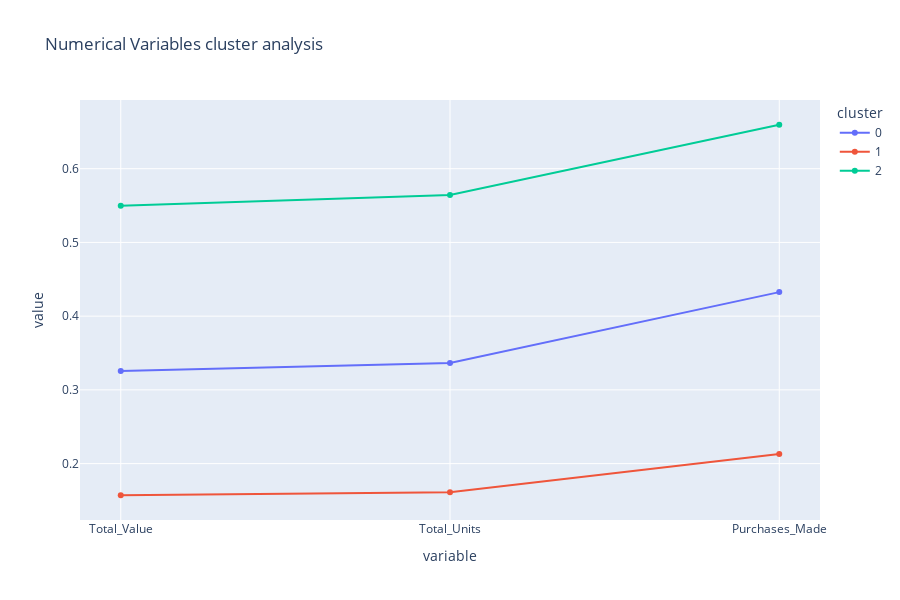

Write notebook code for a chart like this one.
### Code cell
fig_cust = px.line(melted_numerical, x = "variable", y = "value", color = 'cluster', title='Numerical Variables cluster analysis',\
                   height=600, width=900, ).update_traces(mode='lines+markers') #y_title = '% of orders with that Product Family (Unscaled)'
fig_cust.show()

### Figure 1 — Plotly figure (JSON) as saved in the notebook; plotly's stock layout.template omitted (floating-point values rounded to 4 significant figures)
{"data": [{"hovertemplate": "cluster=0<br>variable=%{x}<br>value=%{y}<extra></extra>", "legendgroup": "0", "line": {"color": "#636efa", "dash": "solid"}, "mode": "lines+markers", "name": "0", "orientation": "v", "showlegend": true, "type": "scatter", "x": ["Total_Value", "Total_Units", "Purchases_Made"], "xaxis": "x", "y": [0.3255, 0.3364, 0.4326], "yaxis": "y"}, {"hovertemplate": "cluster=1<br>variable=%{x}<br>value=%{y}<extra></extra>", "legendgroup": "1", "line": {"color": "#EF553B", "dash": "solid"}, "mode": "lines+markers", "name": "1", "orientation": "v", "showlegend": true, "type": "scatter", "x": ["Total_Value", "Total_Units", "Purchases_Made"], "xaxis": "x", "y": [0.1571, 0.161, 0.213], "yaxis": "y"}, {"hovertemplate": "cluster=2<br>variable=%{x}<br>value=%{y}<extra></extra>", "legendgroup": "2", "line": {"color": "#00cc96", "dash": "solid"}, "mode": "lines+markers", "name": "2", "orientation": "v", "showlegend": true, "type": "scatter", "x": ["Total_Value", "Total_Units", "Purchases_Made"], "xaxis": "x", "y": [0.5498, 0.5644, 0.6596], "yaxis": "y"}], "layout": {"height": 600, "legend": {"title": {"text": "cluster"}, "tracegroupgap": 0}, "title": {"text": "Numerical Variables cluster analysis"}, "width": 900, "xaxis": {"anchor": "y", "domain": [0, 1], "title": {"text": "variable"}}, "yaxis": {"anchor": "x", "domain": [0, 1], "title": {"text": "value"}}}}
